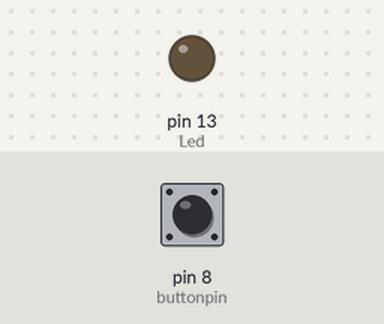
This sketch was run on a simulated Arduino Uno, built with avr-gcc and run on an emulated ATmega328P. Shown: output pins drawn as LEDs (lit = HIGH). The inputs (shaded band) are chosen by the test bench; at power-on: pin 8 (buttonpin) LOW.

Above: at 1.2 s.
1.3 s: pin 8 (buttonpin) pulled HIGH for 0.15 s
At 1.37 s:
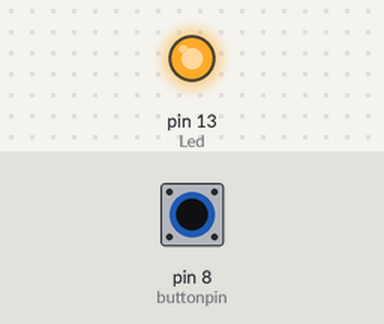
2.9 s: pin 8 (buttonpin) pulled HIGH for 3.2 s
At 7.2 s:
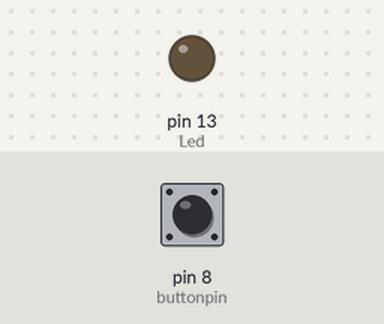
Timing chart, 0 to 8.7 s (numbered marks = the images above; inputs shaded):
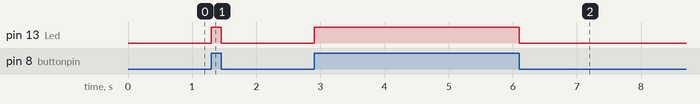

The sketch:

modInclinacion.ino
```cpp
int Led = 13 ; // Definimos el pin del LED
int buttonpin = 8; // Definimos el pin del sensor
int val ; //  Definimos un valor a la variable

void setup ()
{
  pinMode (Led, OUTPUT) ;      // Definimos el led como salida
  pinMode (buttonpin, INPUT) ; // Definimos el pin del sensor como entrada
}
void loop ()
{
  val = digitalRead (buttonpin) ; // Lectura del pin digital conectado al sensor
  if (val == HIGH) // Cuando el sensor detecta una senal hace que el led prenda o apague
  {
    digitalWrite (Led, HIGH);
  }
  else
  {
    digitalWrite (Led, LOW);
  }
} 
```

Measured:
- after the input at 1.3 s, pin 13 (Led): LOW → HIGH at once, → LOW 0.15 s later
- after the input at 2.9 s, pin 13 (Led): LOW → HIGH at once, → LOW 3.2 s later
